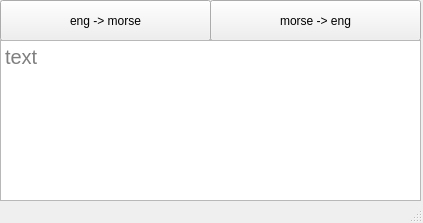
<?xml version="1.0" encoding="UTF-8"?>
<ui version="4.0">
 <class>MainWindow</class>
 <widget class="QMainWindow" name="MainWindow">
  <property name="geometry">
   <rect>
    <x>0</x>
    <y>0</y>
    <width>423</width>
    <height>223</height>
   </rect>
  </property>
  <property name="windowTitle">
   <string>Lab 1. (Корольов Максим - 443ск)</string>
  </property>
  <widget class="QWidget" name="centralwidget">
   <widget class="QPushButton" name="pushButton">
    <property name="geometry">
     <rect>
      <x>0</x>
      <y>0</y>
      <width>211</width>
      <height>41</height>
     </rect>
    </property>
    <property name="text">
     <string>eng -&gt; morse</string>
    </property>
   </widget>
   <widget class="QPushButton" name="pushButton_2">
    <property name="geometry">
     <rect>
      <x>210</x>
      <y>0</y>
      <width>211</width>
      <height>41</height>
     </rect>
    </property>
    <property name="text">
     <string>morse -&gt; eng</string>
    </property>
   </widget>
   <widget class="QPlainTextEdit" name="plainTextEdit">
    <property name="geometry">
     <rect>
      <x>0</x>
      <y>40</y>
      <width>421</width>
      <height>161</height>
     </rect>
    </property>
    <property name="font">
     <font>
      <pointsize>15</pointsize>
     </font>
    </property>
    <property name="placeholderText">
     <string>text</string>
    </property>
   </widget>
  </widget>
  <widget class="QStatusBar" name="statusbar"/>
 </widget>
 <resources/>
 <connections/>
</ui>
